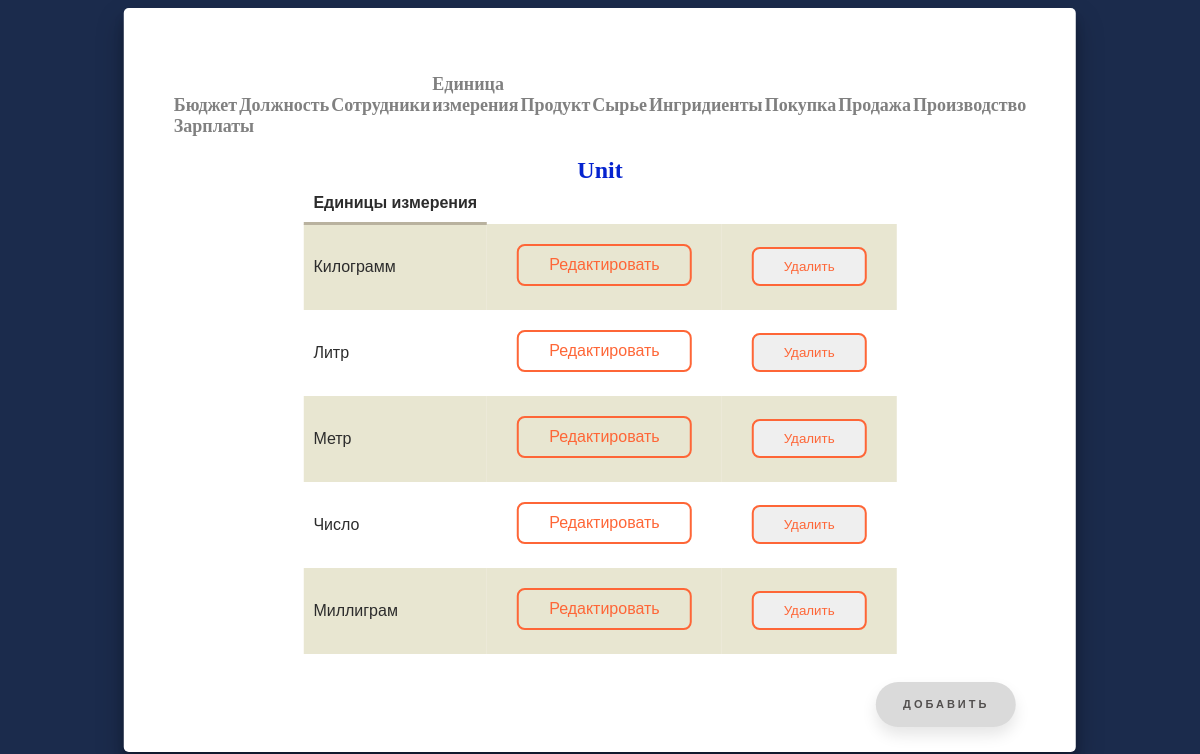
Screenshot of /unit with the database file from the repository.
### modul/models.py (models this page shows, shortened)
class  Units(models.Model):
    Unit = models.CharField("Единица измерения",max_length=100)
    class Meta:
        verbose_name = 'Единица измерения'
        verbose_name_plural = 'Единицы измерения'

### modul/views.py (the view)
# urls.py: path("unit",views.UnitsView.as_view(), name = 'unit'),
class UnitsView(ListView):
    model = Units
    template_name = 'modul/unit.html'
    context_object_name = 'units'

### modul/templates/modul/unit.html
{% extends "modul/home.html"%}
{% block content %}
<h2>Unit</h2>
              <table>
                <tr>
                    <th>Единицы измерения</th>
                </tr>
                {% for unit in units %}
                    <tr>
                        <td>{{ unit.Unit }}</td>
                        <td>
                            <a href="{% url 'unitupdate' unit.id %}" class="shine-button">Редактировать</a>
                        </td>
                        <td>
                            <form id="delete_form" action="{% url 'unitdelete' unit.id %}" method="post">{% csrf_token %}
                                <button type="submit" class="shine-button">Удалить</button>
                            </form>
                        </td>
                    </tr>
                {% endfor%}
            </table><br>
            <a href="{% url 'createunit' %}" class="floating-button">Добавить</a>
{% endblock %}

### static/modul/css/main.css (style rules this page uses)
table { font-family: "Lucida Sans Unicode", "Lucida Grande", Sans-Serif; border-collapse: collapse; color: #2c2c2c; margin: auto; }
th { border-bottom: 3px solid #B9B29F; padding: 10px; text-align: left; }
td { padding: 10px; }
tr:nth-child(odd) { background: white; }
tr:nth-child(even) { background: #E8E6D1; }
.tabs h2 { text-align: center; font-family: "Montserrat"; color: #0523cf; font-weight: bold; padding: 10px 0 0 0; margin: 0; }
.shine-button { text-decoration: none; display: inline-block; padding: 10px 30px; margin: 10px 20px; position: relative; overflow: hidden; border: 2px solid #fe6637; border-radius: 8px; font-family: 'Montserrat', sans-serif; color: #fe6637; transition: .2s ease-in-out; }
.shine-button:before { content: ""; background: linear-gradient(90deg, rgba(255, 255, 255, .1), rgba(255, 255, 255, .5)); height: 50px; width: 50px; position: absolute; top: -8px; left: -75px; transform: skewX(-45deg); }
.floating-button { text-decoration: none; display: inline-block; width: 140px; height: 45px; line-height: 45px; border-radius: 45px; margin: 10px 20px; font-family: 'Montserrat', sans-serif; font-size: 11px; text-transform: uppercase; text-align: center; letter-spacing: 3px; font-weight: 600; color: #524f4e; background: rgb(218, 218, 218); box-shadow: 0 8px 15px rgba(0, 0, 0, .1); transition: .3s; position: absolute; right: 0; margin-right: 60px; }

### rows the page displays
Units: Unit "Килограмм"
Units: Unit "Литр"
Units: Unit "Метр"
Units: Unit "Число"
Units: Unit "Миллиграм"
